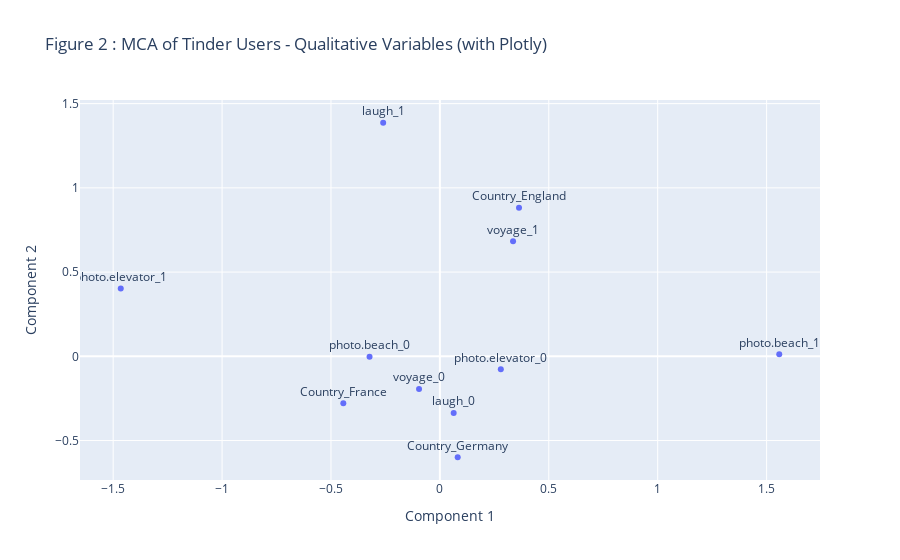

Notebook cell for this chart:
### Code cell
## Doing MCA plot with Plotly

# Fit the MCA model
mca = prince.MCA(n_components=2).fit(users_qualit)

# Get the coordinates of the columns (categorical levels)
column_coords = mca.column_coordinates(users_qualit).reset_index()
column_coords.columns = ['label', 'x', 'y']  # Rename for clarity

# Plot with Plotly
fig = px.scatter(
    column_coords,
    x='x',
    y='y',
    text='label',
    title='Figure 2 : MCA of Tinder Users - Qualitative Variables (with Plotly)',
    labels={'x': 'Component 1', 'y': 'Component 2'},
)

# Make labels show up on hover and as text
fig.update_traces(textposition='top center')

# Save the interactive HTML file
fig.write_html("Figure2_MCA_of_tinder_users_qualitative_variables_(with_plotly).html")

# Show the interactive plot
fig.show()

### Figure 1 — Plotly figure (JSON) as saved in the notebook; plotly's stock layout.template omitted (floating-point values rounded to 4 significant figures)
{"data": [{"hovertemplate": "Component 1=%{x}<br>Component 2=%{y}<br>label=%{text}<extra></extra>", "legendgroup": "", "marker": {"color": "#636efa", "symbol": "circle"}, "mode": "markers+text", "name": "", "orientation": "v", "showlegend": false, "text": ["Country_England", "Country_France", "Country_Germany", "voyage_0", "voyage_1", "laugh_0", "laugh_1", "photo.elevator_0", "photo.elevator_1", "photo.beach_0", "photo.beach_1"], "textposition": "top center", "type": "scatter", "x": [0.3634, -0.4433, 0.08182, -0.09567, 0.3359, 0.06332, -0.2603, 0.2798, -1.465, -0.3229, 1.558], "xaxis": "x", "y": [0.8822, -0.2791, -0.5993, -0.1944, 0.6825, -0.3373, 1.387, -0.07695, 0.403, -0.00241, 0.01163], "yaxis": "y"}], "layout": {"legend": {"tracegroupgap": 0}, "title": {"text": "Figure 2 : MCA of Tinder Users - Qualitative Variables (with Plotly)"}, "xaxis": {"anchor": "y", "domain": [0, 1], "title": {"text": "Component 1"}}, "yaxis": {"anchor": "x", "domain": [0, 1], "title": {"text": "Component 2"}}}}
